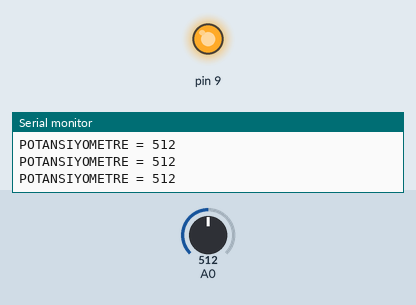
Bench run of a sketch on a simulated Arduino Uno, built with avr-gcc and run on an emulated ATmega328P. Shown: output pins drawn as LEDs (lit = HIGH), the last lines printed to the serial monitor. The test bench sets the inputs (shaded band); at power-on: A0 = 512.

Above: at 1.3 s.
1.4 s: A0 set to 490
At 2.1 s:
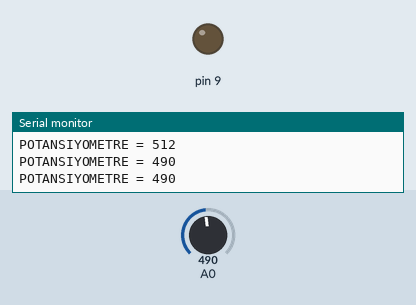
3.0 s: A0 set to 510
At 3.3 s:
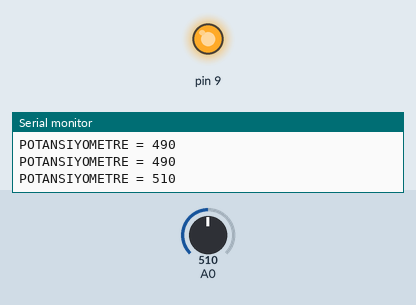
4.5 s: A0 set to 306
At 5.7 s:
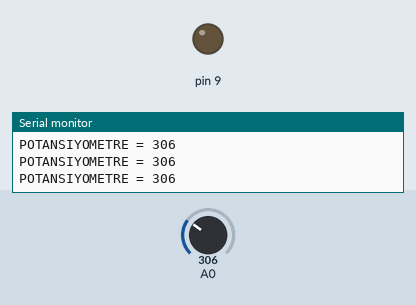
Timing chart, 0 to 7.5 s (numbered marks = the images above; inputs shaded):
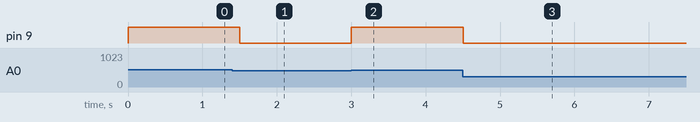

Measured:
- the behaviour switches between 500 and 499 on A0 (found by bisection; images 0 and 1)
- after the input at 1.4 s, pin 9: HIGH → LOW after 0.10 s
- after the input at 3.0 s, pin 9: LOW → HIGH at once
- after the input at 4.5 s, pin 9: HIGH → LOW at once

The sketch:

Role_Potansiyometre.ino
```cpp
int BOUNDARY;

void setup() {
  // put your setup code here, to run once:
  pinMode(9, OUTPUT);
  Serial.begin(9600);
  BOUNDARY = 500;
}

void loop() {
  // put your main code here, to run repeatedly:
  int value = analogRead(A0);
  Serial.println("POTANSIYOMETRE = " + String(value));

  if (value < 500) // Potansiyometre
  {
    digitalWrite(9, 0);
  }
  else
  {
    digitalWrite(9, 1);
  }

  delay(BOUNDARY);
}
```
